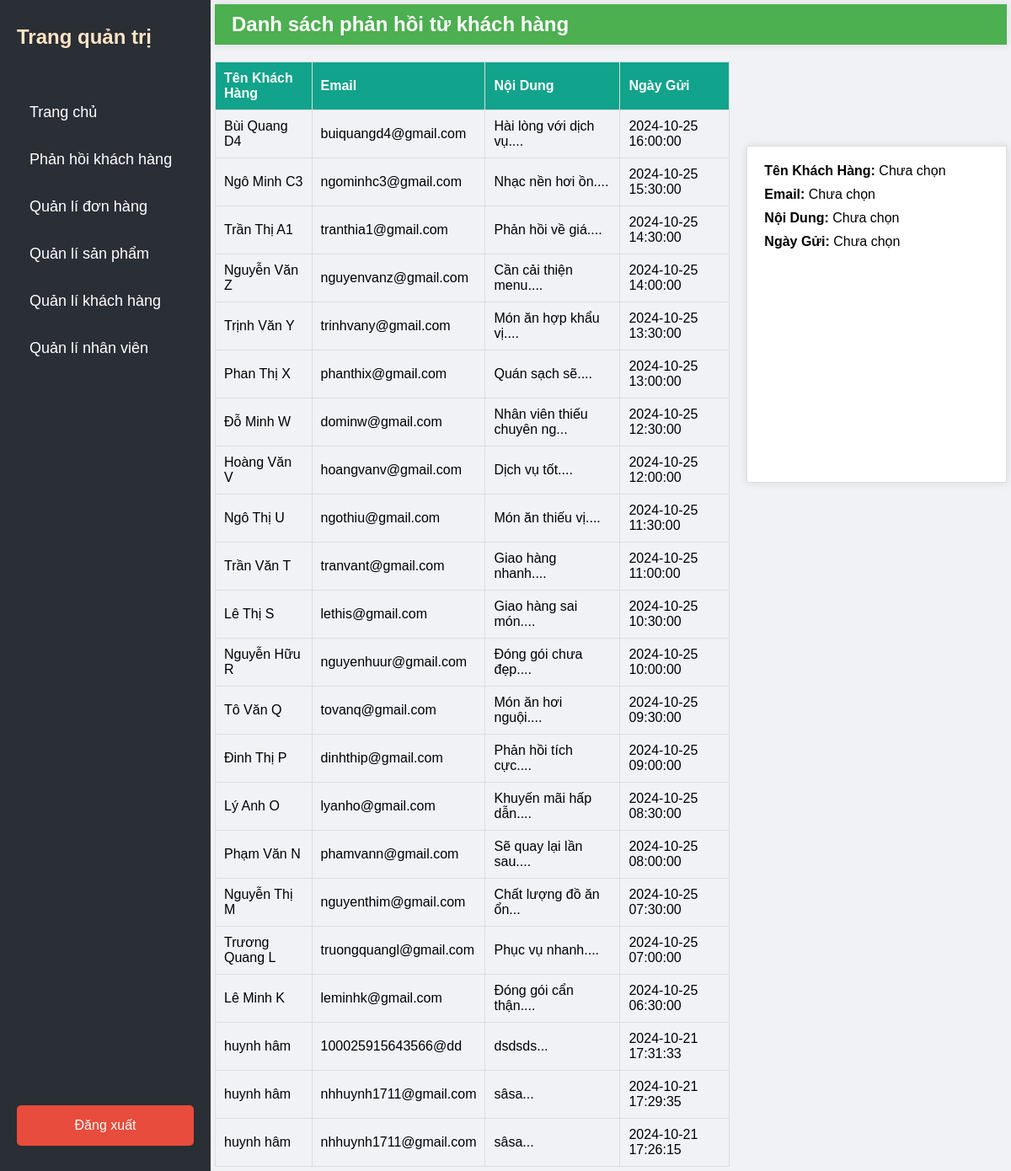
Screenshot of /admin/phanhoi.php (signed in) with the database file from the repository.
### tables this page shows
CREATE TABLE `lienhe` (
  `MaLienHe` int(11) NOT NULL,
  `TenKhachHang` varchar(100) NOT NULL,
  `Email` varchar(100) NOT NULL,
  `NoiDung` text NOT NULL,
  `NgayGui` timestamp NOT NULL DEFAULT current_timestamp()
);

### admin/phanhoi.php (the view, shortened to what this page needs)
<?php
$conn = new mysqli('localhost', 'root', '', 'shopfastfood');
$sql = "SELECT MaLienHe, TenKhachHang, Email, NoiDung, NgayGui FROM lienhe ORDER BY NgayGui DESC";
$result = $conn->query($sql);
?>
<!DOCTYPE html>
<html lang="vi">
<head>
    <link rel="stylesheet" href="../admin/css/phanhoi.css">
    <link rel="stylesheet" href="../admin/css/sidebar.css">
</head>
<body>
<?php include 'sidebar.php';?>
    <div class="noidung">
    <div class="header">
         <h1>Danh sách phản hồi từ khách hàng</h1>
    </div>
    <div class="container">
        <div class="table-container">
            <table>
                <thead>
                    <tr>
                        <th>Tên Khách Hàng</th>
                        <th>Email</th>
                        <th>Nội Dung</th>
                        <th>Ngày Gửi</th>
                    </tr>
                </thead>
                <tbody>
                    <?php
                    if ($result->num_rows > 0) {
                        while ($row = $result->fetch_assoc()) {
                            echo "<tr onclick='showDetail(\"{$row['TenKhachHang']}\", \"{$row['Email']}\", \"{$row['NoiDung']}\", \"{$row['NgayGui']}\")'>
                                    <td>{$row['TenKhachHang']}</td>
                                    <td>{$row['Email']}</td>
                                    <td>" . substr($row['NoiDung'], 0, 30) . "...</td>
                                    <td>{$row['NgayGui']}</td>
                                  </tr>";
                        }
                    } else {
                        echo "<tr><td colspan='4'>Không có phản hồi nào</td></tr>";
                    }
                    ?>
                </tbody>
            </table>
        </div>
        <div class="detail-container">
            <div class="detail-content">
                <div class="detail-item">
                    <strong>Tên Khách Hàng:</strong>
                    <span id="detail-name">Chưa chọn</span>
                </div>
                <div class="detail-item">
                    <strong>Email:</strong>
                    <span id="detail-email">Chưa chọn</span>
                </div>
                <div class="detail-item">
                    <strong>Nội Dung:</strong>
                    <span id="detail-content">Chưa chọn</span>
                </div>
                <div class="detail-item">
                    <strong>Ngày Gửi:</strong>
                    <span id="detail-date">Chưa chọn</span>
                </div>
            </div>
        </div>
    </div>
    </div>
</body>
</html>

### admin/css/phanhoi.css (style rules this page uses)
h1 { margin-bottom: 30px; }
.container { display: flex; width: 100%; }
.table-container { width: 70%; margin-right: 20px; }
.detail-container { width: 35%; height: 400px; background-color: white; border: 1px solid #ddd; display: flex; justify-content: center; padding: 20px; box-shadow: 0 0 10px rgba(0, 0, 0, 0.1); overflow-y: auto; margin-top: 100px; }
.detail-content { display: flex; flex-direction: column; width: 100%; gap: 10px; }
table { width: 100%; border-collapse: collapse; }
th, td { padding: 10px; border: 1px solid #ddd; text-align: left; }
th { background-color: #11a38b; color: white; }

### admin/css/sidebar.css (style rules this page uses)
* { margin: 0; padding: 0; box-sizing: border-box; font-family: 'Arial', sans-serif; }
body { display: flex; min-height: 100vh; background-color: #f0f2f5; }
.noidung { margin-left: 250px; padding: 5px; width: calc(100% - 250px); }

### admin/phanhoi.php (style rules this page uses)
.header { background-color: #4CAF50; color: white; display: flex; justify-content: space-between; align-items: center; padding: 10px 20px; box-shadow: 0 0 10px rgba(0, 0, 0, 0.1); margin-bottom: 20px; }
.header h1 { margin: 0; font-size: 24px; font-weight: bold; }

### rows the page displays
lienhe: TenKhachHang "Bùi Quang D4", Email "buiquangd4@gmail.com", NoiDung "Hài lòng với dịch vụ.", NgayGui "2024-10-25 16:00:00"
lienhe: TenKhachHang "Ngô Minh C3", Email "ngominhc3@gmail.com", NoiDung "Nhạc nền hơi ồn.", NgayGui "2024-10-25 15:30:00"
lienhe: TenKhachHang "Trần Thị A1", Email "tranthia1@gmail.com", NoiDung "Phản hồi về giá.", NgayGui "2024-10-25 14:30:00"
lienhe: TenKhachHang "Nguyễn Văn Z", Email "nguyenvanz@gmail.com", NoiDung "Cần cải thiện menu.", NgayGui "2024-10-25 14:00:00"
lienhe: TenKhachHang "Trịnh Văn Y", Email "trinhvany@gmail.com", NoiDung "Món ăn hợp khẩu vị.", NgayGui "2024-10-25 13:30:00"
lienhe: TenKhachHang "Phan Thị X", Email "phanthix@gmail.com", NoiDung "Quán sạch sẽ.", NgayGui "2024-10-25 13:00:00"
lienhe: TenKhachHang "Đỗ Minh W", Email "dominw@gmail.com", NoiDung "Nhân viên thiếu chuyên ng", NgayGui "2024-10-25 12:30:00"
lienhe: TenKhachHang "Hoàng Văn V", Email "hoangvanv@gmail.com", NoiDung "Dịch vụ tốt.", NgayGui "2024-10-25 12:00:00"
lienhe: TenKhachHang "Ngô Thị U", Email "ngothiu@gmail.com", NoiDung "Món ăn thiếu vị.", NgayGui "2024-10-25 11:30:00"
lienhe: TenKhachHang "Trần Văn T", Email "tranvant@gmail.com", NoiDung "Giao hàng nhanh.", NgayGui "2024-10-25 11:00:00"
lienhe: TenKhachHang "Lê Thị S", Email "lethis@gmail.com", NoiDung "Giao hàng sai món.", NgayGui "2024-10-25 10:30:00"
lienhe: TenKhachHang "Nguyễn Hữu R", Email "nguyenhuur@gmail.com", NoiDung "Đóng gói chưa đẹp.", NgayGui "2024-10-25 10:00:00"
lienhe: TenKhachHang "Tô Văn Q", Email "tovanq@gmail.com", NoiDung "Món ăn hơi nguội.", NgayGui "2024-10-25 09:30:00"
lienhe: TenKhachHang "Đinh Thị P", Email "dinhthip@gmail.com", NoiDung "Phản hồi tích cực.", NgayGui "2024-10-25 09:00:00"
lienhe: TenKhachHang "Lý Anh O", Email "lyanho@gmail.com", NoiDung "Khuyến mãi hấp dẫn.", NgayGui "2024-10-25 08:30:00"
lienhe: TenKhachHang "Phạm Văn N", Email "phamvann@gmail.com", NoiDung "Sẽ quay lại lần sau.", NgayGui "2024-10-25 08:00:00"
lienhe: TenKhachHang "Nguyễn Thị M", Email "nguyenthim@gmail.com", NoiDung "Chất lượng đồ ăn ổn", NgayGui "2024-10-25 07:30:00"
lienhe: TenKhachHang "Trương Quang L", Email "truongquangl@gmail.com", NoiDung "Phục vụ nhanh.", NgayGui "2024-10-25 07:00:00"
lienhe: TenKhachHang "Lê Minh K", Email "leminhk@gmail.com", NoiDung "Đóng gói cẩn thận.", NgayGui "2024-10-25 06:30:00"
lienhe: TenKhachHang "huynh hâm", Email "100025915643566@dd", NoiDung "dsdsds", NgayGui "2024-10-21 17:31:33"
lienhe: TenKhachHang "huynh hâm", Email "nhhuynh1711@gmail.com", NoiDung "sâsa", NgayGui "2024-10-21 17:29:35"
lienhe: TenKhachHang "huynh hâm", Email "nhhuynh1711@gmail.com", NoiDung "sâsa", NgayGui "2024-10-21 17:26:15"
